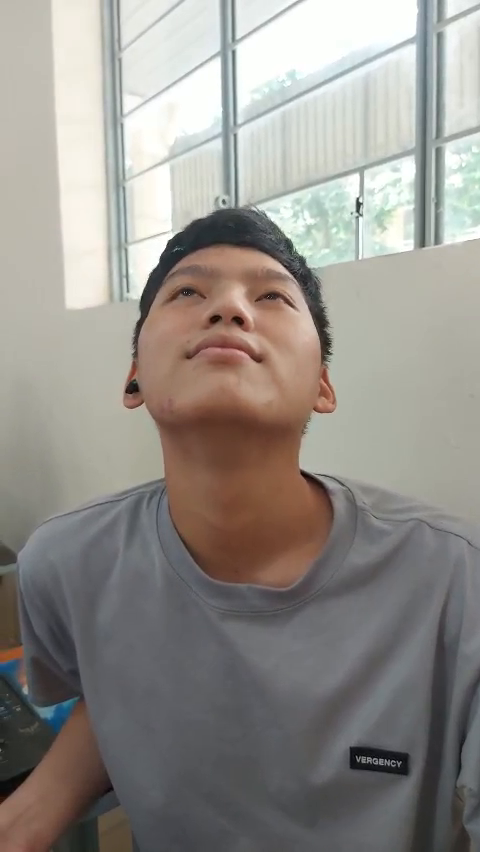
#> input picture frame 34 of video/BanKiet.mp4, 480 x 852 px, given in place of ThayDuc02.mp4, which was not available
$ python getImageFormVideo.py
#> lines starting #> are read from the running program, lines starting #| are printed output that depends on the picture; pictures that were not available may be replaced by others from this repository, and a replacement may not be noted
import cv2
import time

def main():
    cap = cv2.VideoCapture('./video/ThayDuc02.mp4')
    # Resolution 640*480
    time.sleep(1)
    if cap is None or not cap.isOpened():
        print('Khong the mo file video')
        return
    cv2.namedWindow('Image', cv2.WINDOW_AUTOSIZE)
    n = 1
    dem = 283
    while True:
        [success, img] = cap.read()
#> img is the input picture: shape (852, 480, 3); mean B, G, R 138.6, 144, 148
        print(success)
#| True
        ch = cv2.waitKey(30)
#> (key Esc is pressed here)
        if success:
            img = cv2.rotate(img,cv2.ROTATE_180)
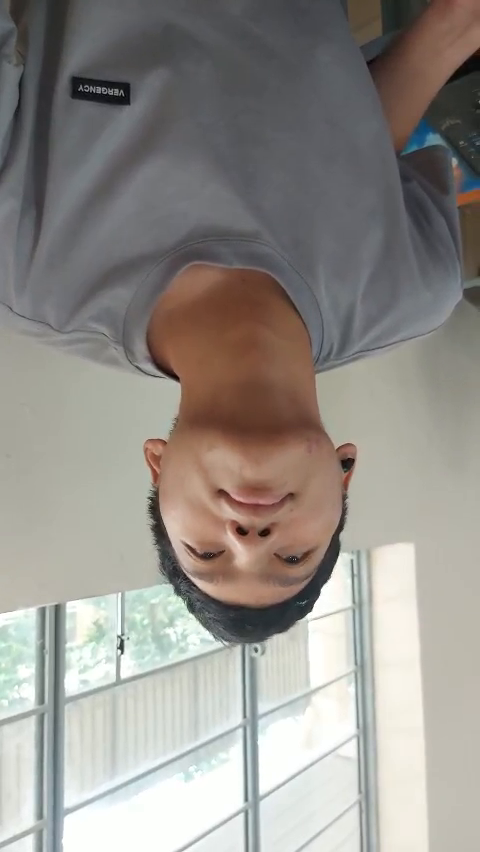
#> img: shape (852, 480, 3); mean B, G, R 138.6, 144, 148
            imgROI = img[40:(40+480),:]
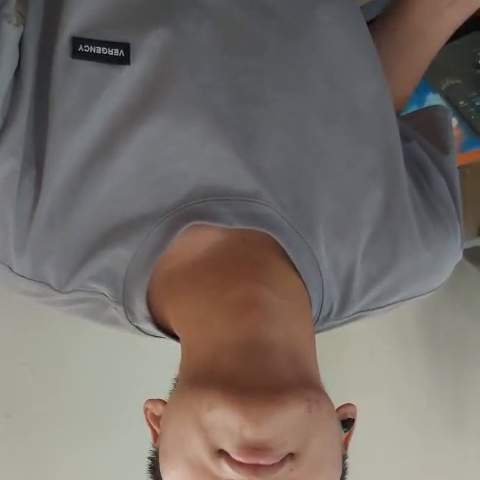
#> imgROI: shape (480, 480, 3); mean B, G, R 106.5, 110.9, 118.2

            imgROI = cv2.resize(imgROI,(250,250))
#> imgROI: shape (250, 250, 3)
            cv2.imshow('Image', imgROI)
        else:
            break
        if n%4 == 0:
            filename = './image/ThayDuc/ThayDuc_%04d.bmp'%(dem)
            cv2.imwrite(filename,imgROI)
            dem = dem + 1
        n = n + 1
    return

if __name__ == "__main__":
    main()

$ run again, starting later in the video
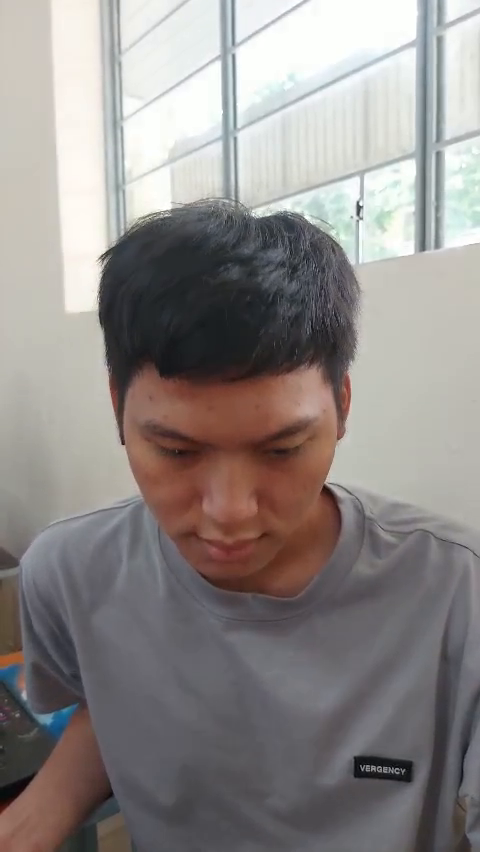
#> input picture frame 153 of video/BanKiet.mp4, 480 x 852 px, given in place of ThayDuc02.mp4, which was not available
#> in main, img is the input picture: shape (852, 480, 3); mean B, G, R 136.7, 138.6, 143.9
#| True
#> in main, `img = cv2.rotate(img,cv2.ROTATE_180)`:
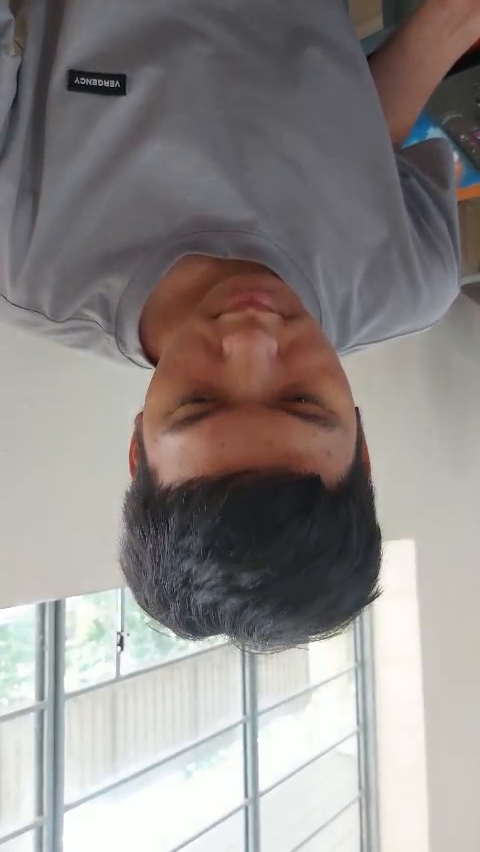
#> img: shape (852, 480, 3); mean B, G, R 136.7, 138.6, 143.9
#> in main, `imgROI = img[40:(40+480),:]`:
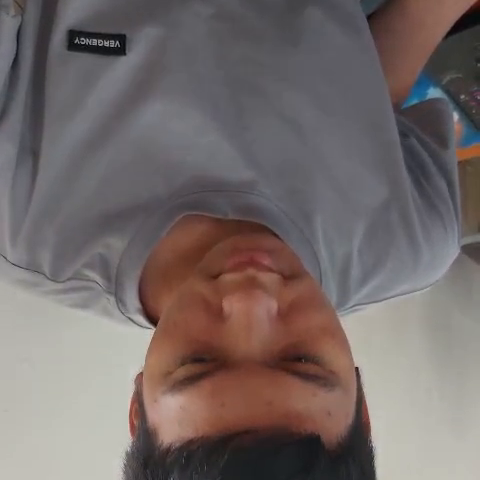
#> imgROI: shape (480, 480, 3); mean B, G, R 105, 106.4, 116.7

$ run again, starting later in the video
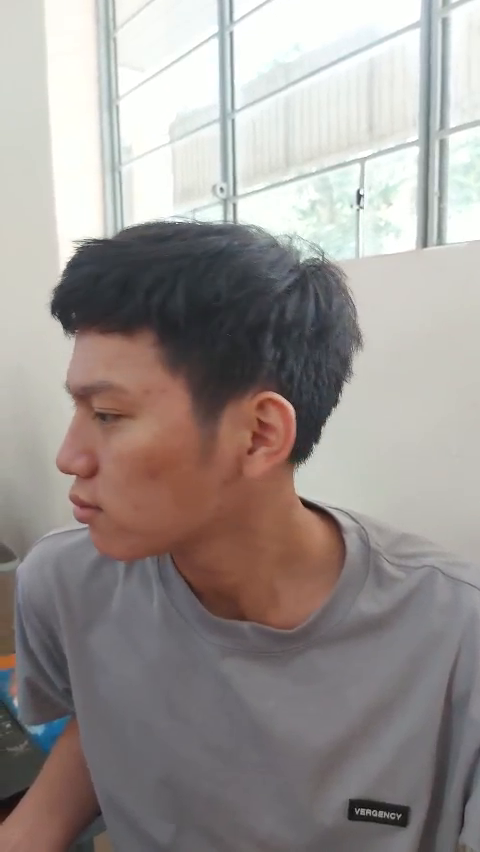
#> input picture frame 272 of video/BanKiet.mp4, 480 x 852 px, given in place of ThayDuc02.mp4, which was not available
#> in main, img is the input picture: shape (852, 480, 3); mean B, G, R 146.3, 149.2, 155.9
#| True
#> in main, `img = cv2.rotate(img,cv2.ROTATE_180)`:
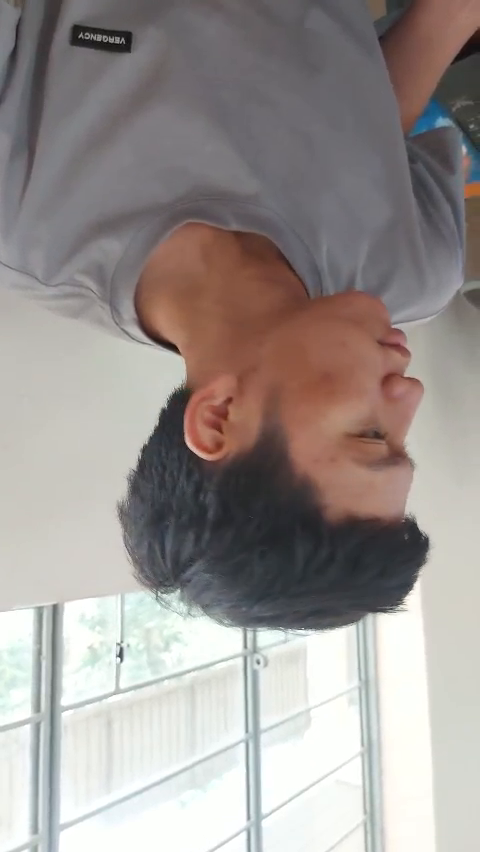
#> img: shape (852, 480, 3); mean B, G, R 146.3, 149.2, 155.9
#> in main, `imgROI = img[40:(40+480),:]`:
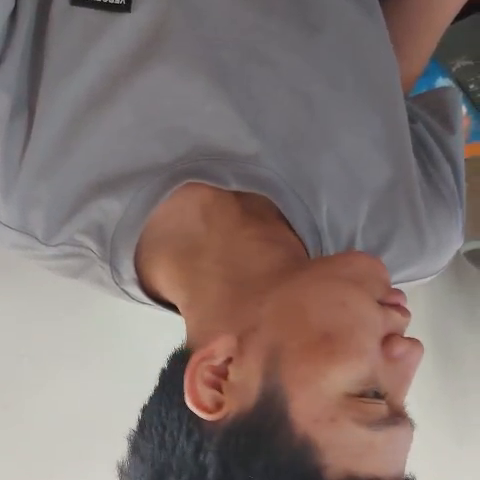
#> imgROI: shape (480, 480, 3); mean B, G, R 114.2, 117.4, 131
